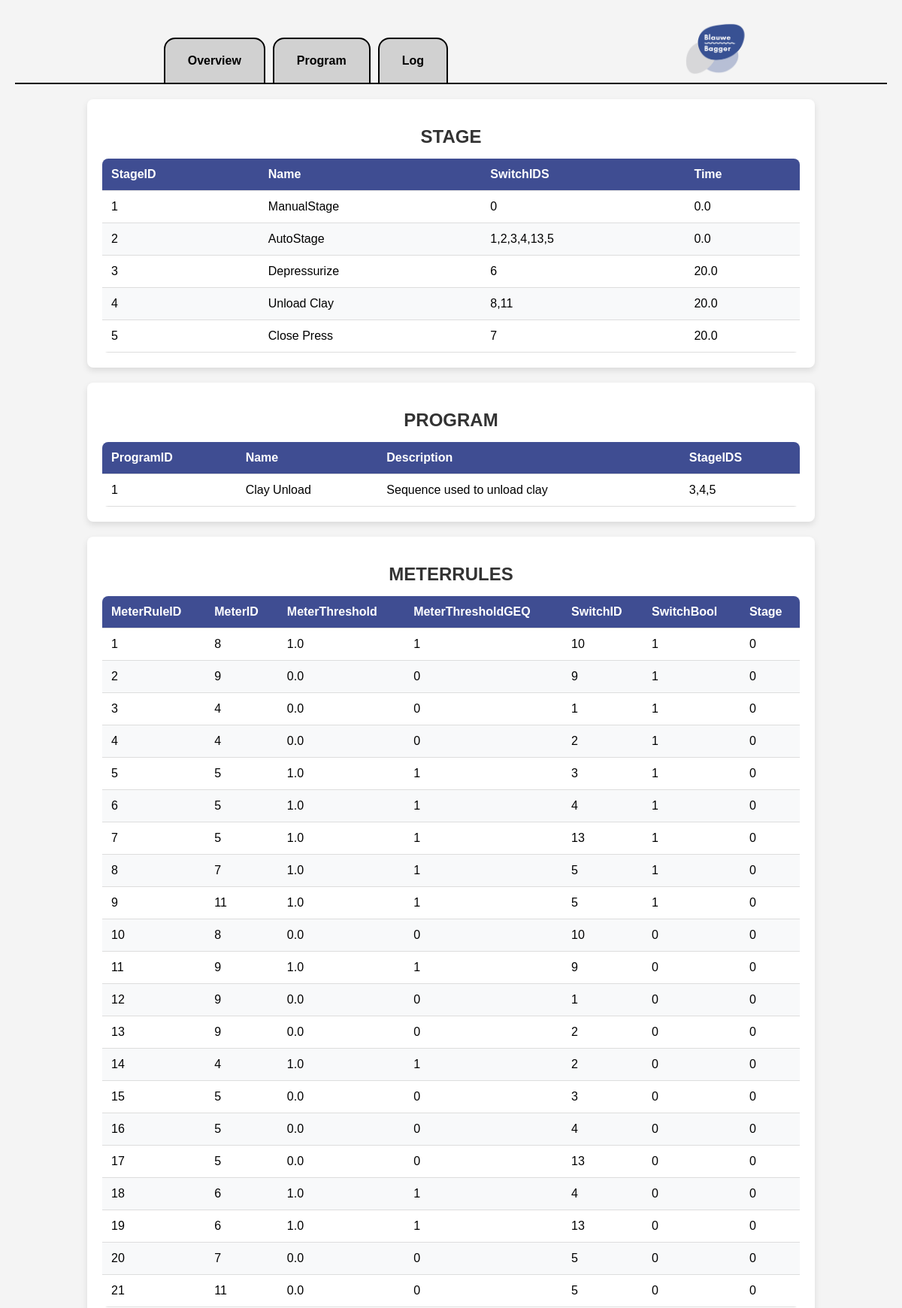
The page /tableview (upper part) on the database its author committed.
### tables this page shows
CREATE TABLE STAGE (
    StageID INTEGER PRIMARY KEY AUTOINCREMENT,
    Name TEXT NOT NULL,
    SwitchIDS TEXT,
    Time REAL NOT NULL
);

CREATE TABLE PROGRAM (
    ProgramID INTEGER PRIMARY KEY AUTOINCREMENT,
    Name TEXT NOT NULL,
    Description TEXT,
    StageIDS TEXT NOT NULL
);

CREATE TABLE METERRULES (
    MeterRuleID INTEGER PRIMARY KEY AUTOINCREMENT,
    MeterID INTEGER,
    MeterThreshold REAL NOT NULL,
    MeterThresholdGEQ INTEGER NOT NULL,
    SwitchID INTEGER,
    SwitchBool INTEGER NOT NULL,
    Stage INTEGER NOT NULL,
    FOREIGN KEY (MeterID) REFERENCES METER(MeterID)
    FOREIGN KEY (SwitchID) REFERENCES SWITCH(SwitchID)
);

### server/server.py (the view)
@app.route("/tableview")
def tableview():
    tables = []
    for tableName in tableNames:
        tables.append(sF.getTable(tableName,0))
    return render_template('tableview.html',tables=tables,tableNames=tableNames)

### server/serverFunctions/getTable.py (called while the page is built)
def getTable(table,add):
    db = sqlite3.connect('../data/machine.db',timeout=5)
    cs = db.execute('SELECT * FROM ' + table)
    ns = [description[0] for description in cs.description]
    result = []
    rows = 1;
    for ci in cs:
        result.append(dict(zip(ns,ci)))
        rows = rows + 1
    if add:
        if table != "MACHINESTATUS" and table != "FORCE":
            result.append(dict(zip(ns,[rows]+[None]*len(ns))))
    else:
        if not result:
            result.append(dict(zip(ns,[rows]+[None]*len(ns))))
    db.close()
    return result

### server/templates/tableview.html
{% extends "layout.html" %}
{% block main %}
	{% for table in tables %}
		<div class="table-container">
			<h1>{{ tableNames[loop.index-1] }}</h1>
                	<table>
                        	<thead>
                                	<tr>
					{% for key, value in table[0].items() %}
                                        	        <th>{{key}}</th>
                                 	       {% endfor %}
                                	</tr>
                       		</thead>
                        	<tbody>
                                	{% for item in table %}
                                        	<tr>
                                                	{% for key, value in item.items() %}
                                                	        <td>{{value}}</th>
                                        	        {% endfor %}
                                	        </tr>
                        	        {% endfor %}
                	        </tbody>
        	        </table>
	        </div>
	{% endfor %}
{% endblock %}

### server/static/styles.css (style rules this page uses)
.table-container { width: 80%; margin: 20px auto; padding: 20px; background: #fff; box-shadow: 0 4px 8px rgba(0, 0, 0, 0.1); border-radius: 8px; }
h1 { text-align: center; font-size: 1.5rem; margin-bottom: 15px; color: #333; }
.table-container table { width: 100%; border-collapse: collapse; overflow: hidden; border-radius: 8px; }
.table-container thead { background: #3F4D92; color: #fff; }
.table-container th, .table-container td { padding: 12px; text-align: left; border-bottom: 1px solid #ddd; }
.table-container tbody tr:nth-child(even) { background: #f8f9fa; }
h1 { text-align: center; }

### rows shown on the page
STAGE: key "Name", key "Time", item "1" "0", Name "ManualStage", Time "0.0"
STAGE: item "2", Name "AutoStage", SwitchIDS "1,2,3,4,13,5", Time "0.0"
STAGE: item "3" "6", Name "Depressurize", Time "20.0"
STAGE: item "4", Name "Unload Clay", SwitchIDS "8,11", Time "20.0"
STAGE: item "5" "7", Name "Close Press", Time "20.0"
PROGRAM: key "Name", key "Description", key "StageIDS", item "1", Name "Clay Unload", Description "Sequence used to unload clay", StageIDS "3,4,5"
METERRULES: key "MeterThreshold", item "1" "8" "1" "10" "1" "0", MeterThreshold "1.0"
METERRULES: item "2" "9" "0" "9" "1" "0", MeterThreshold "0.0"
METERRULES: item "3" "4" "0" "1" "1" "0", MeterThreshold "0.0"
METERRULES: item "4" "4" "0" "2" "1" "0", MeterThreshold "0.0"
METERRULES: item "5" "5" "1" "3" "1" "0", MeterThreshold "1.0"
METERRULES: item "6" "5" "1" "4" "1" "0", MeterThreshold "1.0"
METERRULES: item "7" "5" "1" "13" "1" "0", MeterThreshold "1.0"
METERRULES: item "8" "7" "1" "5" "1" "0", MeterThreshold "1.0"
METERRULES: item "9" "11" "1" "5" "1" "0", MeterThreshold "1.0"
METERRULES: item "10" "8" "0" "10" "0" "0", MeterThreshold "0.0"
METERRULES: item "11" "9" "1" "9" "0" "0", MeterThreshold "1.0"
METERRULES: item "12" "9" "0" "1" "0" "0", MeterThreshold "0.0"
METERRULES: item "13" "9" "0" "2" "0" "0", MeterThreshold "0.0"
METERRULES: item "14" "4" "1" "2" "0" "0", MeterThreshold "1.0"
METERRULES: item "15" "5" "0" "3" "0" "0", MeterThreshold "0.0"
METERRULES: item "16" "5" "0" "4" "0" "0", MeterThreshold "0.0"
METERRULES: item "17" "5" "0" "13" "0" "0", MeterThreshold "0.0"
METERRULES: item "18" "6" "1" "4" "0" "0", MeterThreshold "1.0"
METERRULES: item "19" "6" "1" "13" "0" "0", MeterThreshold "1.0"
METERRULES: item "20" "7" "0" "5" "0" "0", MeterThreshold "0.0"
METERRULES: item "21" "11" "0" "5" "0" "0", MeterThreshold "0.0"

### other values the page prints
{{ tableNames[loop.index-1] }} "STAGE" "PROGRAM" "METERRULES"
{{ key }} "StageID" "SwitchIDS" "ProgramID" "MeterRuleID" "MeterID" "MeterThresholdGEQ" "SwitchID" "SwitchBool" "Stage"
